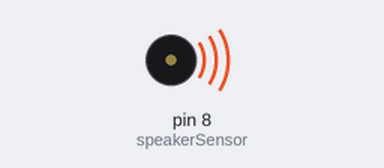
Simulated run of this sketch. Board: Arduino Uno, built with avr-gcc and run on an emulated ATmega328P. On the bench: buzzer (waves = sounding).

Above: at 0.2 s.
At 6.5 s:
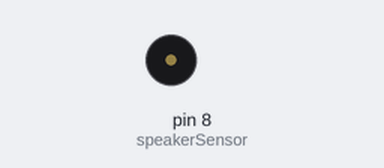
Timing chart, 0 to 11.7 s (numbered marks = the images above):
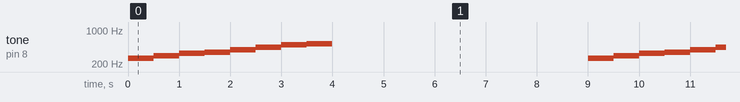

Measured:
- by itself, tone on pin 8 (speakerSensor): repeats every 9.0 s: 293 Hz 0.50 s, 329 Hz 0.50 s, 349 Hz 0.50 s, 392 Hz 0.50 s, 440 Hz 0.50 s, 493 Hz 0.50 s, 523 Hz 0.50 s, silent 5.0 s, 261 Hz 0.50 s

The sketch:

10_piano_note_array.ino
```cpp
int speakerSensor = 8;
float Tones[8] = {261.6, 293.7, 329.7, 349.2, 392.0, 440.0, 493.9, 523.3};
int Tones_Number;

void setup() {
  pinMode (speakerSensor, OUTPUT);
}

void loop() {
  for(Tones_Number = 0; Tones_Number<8; Tones_Number++)
  {
    tone(speakerSensor, Tones[Tones_Number]);
    delay(500);
  }

  noTone(speakerSensor);

  delay(5000);
}
```
